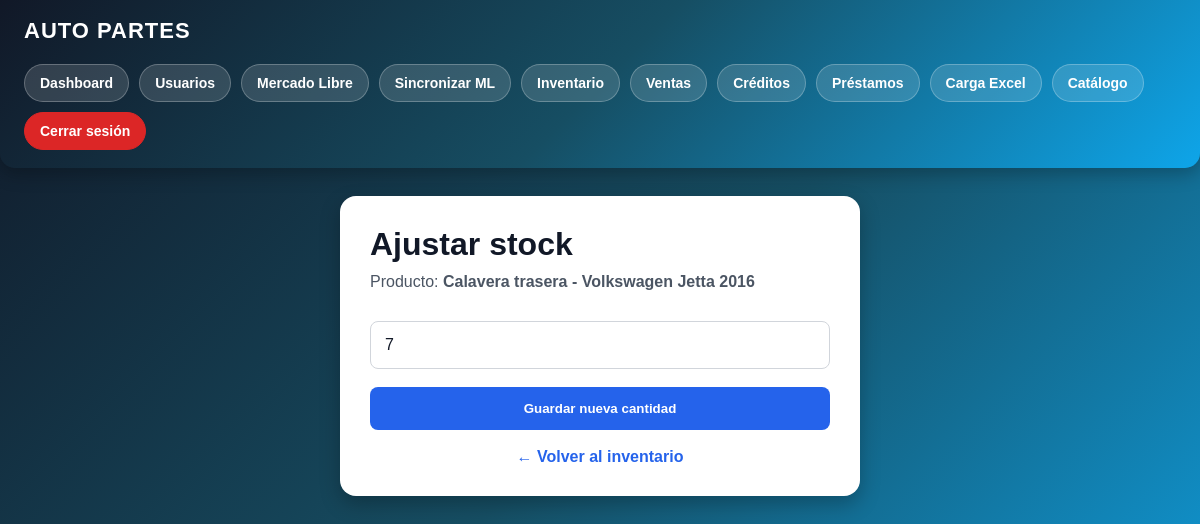
Before: /stock/2 (signed in) with the older database file.
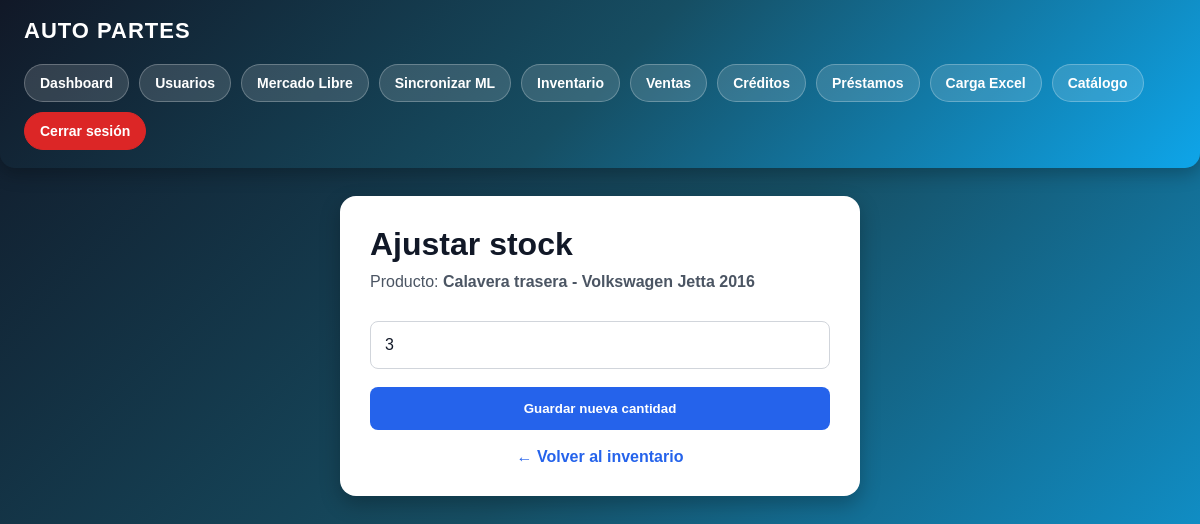
After: the same page with the newer database file.
### app.py (models this page shows)
class Producto(db.Model):
    id = db.Column(db.Integer, primary_key=True)
    marca = db.Column(db.String(100))
    modelo = db.Column(db.String(100))
    anio = db.Column(db.Integer)
    autoparte = db.Column(db.String(150))
    observaciones = db.Column(db.Text)
    transmision = db.Column(db.String(100))
    motor = db.Column(db.String(100))
    propiedad = db.Column(db.String(100))
    tipo = db.Column(db.String(100))
    lado = db.Column(db.String(50))
    origen = db.Column(db.String(100))
    costo_venta = db.Column(db.Float)
    stock = db.Column(db.Integer, default=1)
    foto = db.Column(db.Text)
    link_ml = db.Column(db.String(500))
    estado = db.Column(db.String(50), default="disponible")
    vendido_a = db.Column(db.String(150))
    metodo_pago = db.Column(db.String(100))
    factura = db.Column(db.String(100))
    comentarios_venta = db.Column(db.Text)
    fecha_salida = db.Column(db.String(100))
    fecha_prestamo = db.Column(db.String(100))

### app.py (the view, shortened to what this page needs)
@app.route("/stock/<int:id>", methods=["GET", "POST"])
def ajustar_stock(id):
    if not session.get("rol") in ["admin", "vendedor"]:
        return redirect("/login")
    producto = Producto.query.get_or_404(id)
    return render_template(
        "stock.html",
        producto=producto
    )

### templates/stock.html (shortened to what this page needs)
{% extends "layout.html" %}
{% block contenido %}
<div class="stock-card">
    <h1>Ajustar stock</h1>
    <p>
        Producto:
        <strong>
            {{ producto.autoparte }} - {{ producto.marca }} {{ producto.modelo }} {{ producto.anio }}
        </strong>
    </p>
    <form method="POST">
        <input
            type="number"
            name="stock"
            min="0"
            value="{{ producto.stock }}"
            placeholder="Nueva cantidad"
            required
        >
        <button type="submit" class="btn-stock-save">
            Guardar nueva cantidad
        </button>
    </form>
    <a href="/inventario" class="volver">← Volver al inventario</a>
</div>
{% endblock %}

Changed rows visible on the page:
changed Producto "Calavera trasera": stock "7" → "3"
